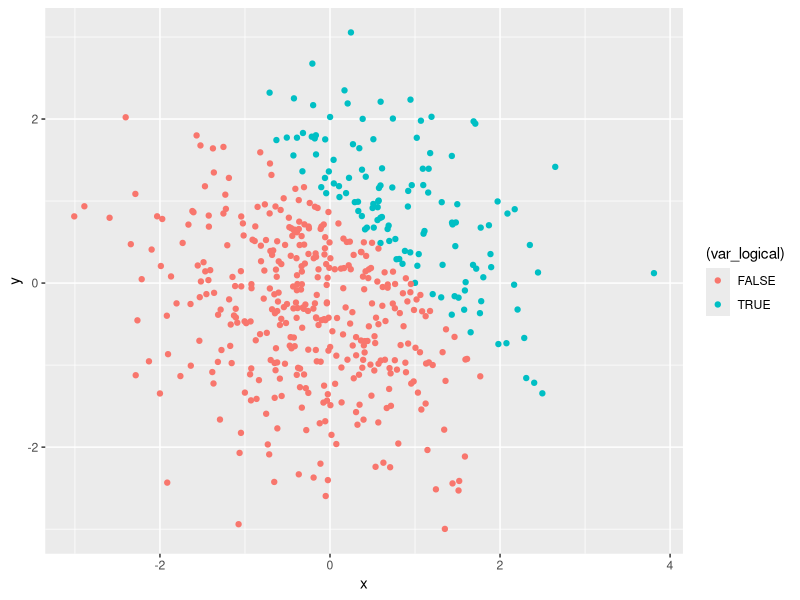
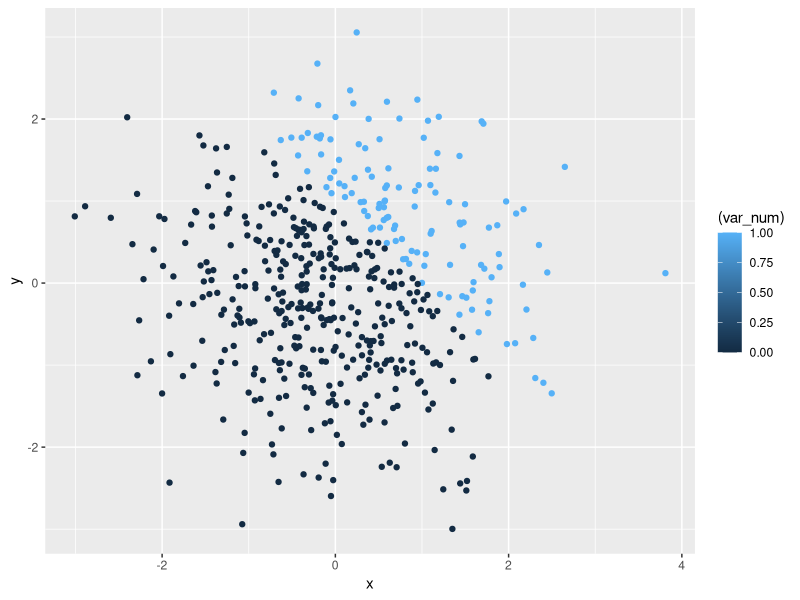
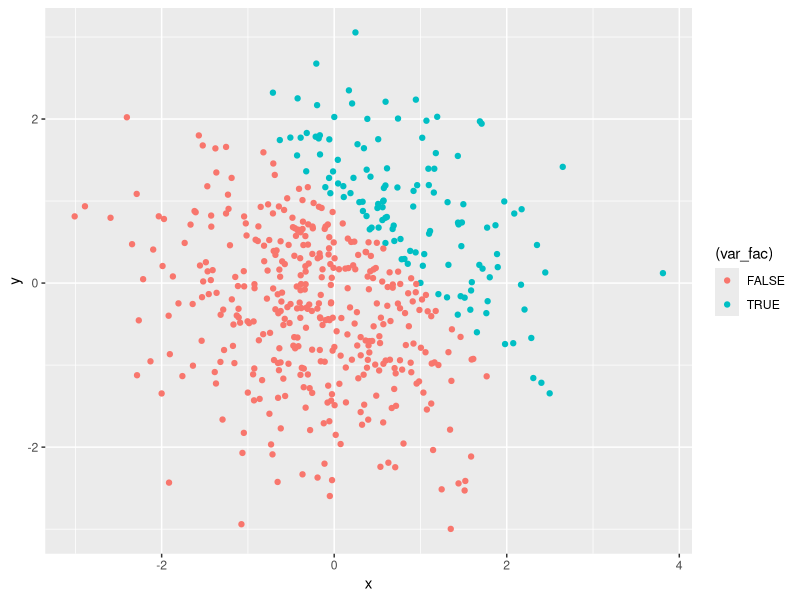
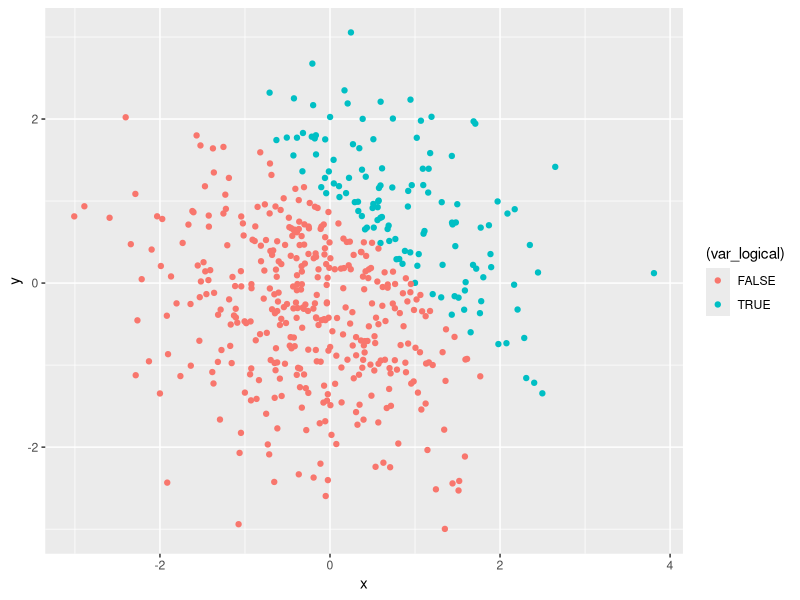

These charts were generated, in order, by the following R code:
## ---- chunk 1

library(tidyverse)

hw1_df = tibble(
  vec_numeric = rnorm(8),
  vec_logical = vec_numeric > 0,
  vec_char = c("a",'b','c','d','e','f','g','h'),
  vec_factor = factor(c("low", "medium", "high", "low","medium","high","low","medium"))
)
  
mean(pull(hw1_df, vec_numeric))

mean(pull(hw1_df, vec_logical))

mean(pull(hw1_df, vec_char))

mean(pull(hw1_df, vec_factor))
## ---- chunk 2
convert_log_num = as.numeric(pull(hw1_df, vec_logical))
product_num_random = convert_log_num*pull(hw1_df, vec_numeric)

convert_log_fac = as.factor(pull(hw1_df, vec_logical))
product_fac_random = convert_log_fac*pull(hw1_df, vec_numeric)
 
convert_fac_num = as.numeric(convert_log_fac)
produc_num_num = convert_fac_num*pull(hw1_df, vec_numeric)

## ---- chunk 3

set.seed(1)
plot_df = tibble(
  x = rnorm(500),
  y = rnorm(500),
  var_logical = c(x + y > 1),
  var_num = as.numeric(var_logical),
  var_fac = as.factor(var_logical))

       
## ---- chunk 4

ggplot(plot_df, aes(x = x, y = y, color = (var_logical))) + geom_point()
ggsave("plot_logical.pdf")

ggplot(plot_df, aes(x = x, y = y, color = (var_num))) + geom_point()
       
ggplot(plot_df, aes(x = x, y = y, color = (var_fac))) + geom_point()

